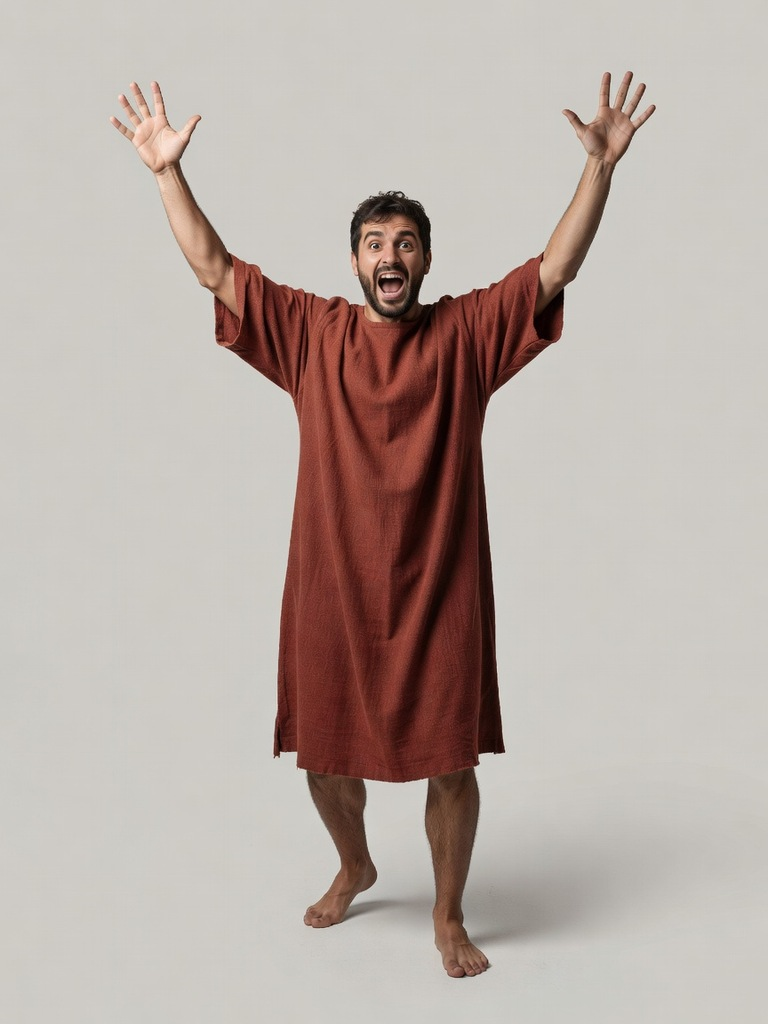
#> input picture games/colosseum/tools/_crowd_src/plebs_m2_cheer.jpg, 768 x 1024 px, given in place of dunsom.webp, which was not available
$ python dunsom_plates.py
#> lines starting #> are read from the running program, lines starting #| are printed output that depends on the picture; after the words box and inside, x2 and y2 are one past the last pixel; in counts of white or black regions, pixels touching at a corner belong together; pictures that were not available may be replaced by others from this repository, and a replacement may not be noted
### games/vale/art/tools/concept_plates.py
#!/usr/bin/env python3
"""ART 2.0: turn a front/back concept sheet (_design/concept/<id>.webp) into PROJECTION PLATES.

    python3 art/tools/concept_plates.py marund [--erode 9]

The two figures (front on the left half, back on the right) are cut from the painted background
(normalised-convolution background estimate, iterated), the white outline halo is eroded off, and
every background pixel takes the colour of the nearest figure pixel (edge padding), so a model edge
that overhangs the painted silhouette by a few pixels still picks up figure colour. Writes
art/.cache/concept/<id>_{front,back}.png (padded RGB), <id>_mask.png and <id>_plates.json:
{ "size": [W, H], "front": {"cx", "ground", "top"}, "back": {...}, "m_per_px" } where `ground` is the
boot-sole row and `top` the crown row of each figure. Needs numpy, Pillow, scipy (the repo venv).
"""
from __future__ import annotations

import argparse
import json
from pathlib import Path

import numpy as np
from PIL import Image
from scipy import ndimage as nd

HERE = Path(__file__).resolve().parent
ART = HERE.parent
GAME = ART.parent


def figure_mask(im: np.ndarray, thresh: float = 22.0, iters: int = 4) -> np.ndarray:
    H, W, _ = im.shape
    border = np.concatenate([im[:, :40], im[:, -40:]], axis=1).mean(axis=1)
    bg = np.repeat(border[:, None, :], W, axis=1)
    M = np.linalg.norm(im - bg, axis=2) > 26
    M = nd.binary_dilation(M, iterations=25)
    for it in range(iters):
        w = (~M).astype(np.float32)
        num = np.stack([nd.gaussian_filter(im[..., c] * w, 50) for c in range(3)], -1)
        den = nd.gaussian_filter(w, 50)[..., None] + 1e-6
        d = np.linalg.norm(im - num / den, axis=2)
        M = nd.binary_fill_holes(nd.binary_opening(d > thresh, iterations=2))
        lbl, n = nd.label(M)
        sizes = nd.sum(M, lbl, range(1, n + 1))
        M = np.isin(lbl, np.argsort(sizes)[::-1][:2] + 1)
        if it < iters - 1:
            M = nd.binary_dilation(M, iterations=12)
    return M


# [89 lines left out: function main, not called in this run]


# [2 lines that do not run on import are left out]

### games/vale/art/blender/proto/dunsom_plates.py
#!/usr/bin/env python3
"""Dunsom's projection plates: art/tools/concept_plates.py with the fixes this sheet needs.

    ~/Developer/forgeflow-games/.venv/bin/python3 art/blender/proto/dunsom_plates.py

The shared cut (cp.figure_mask) is reused; the plate frame and the clean-up are Dunsom's own. Fixes over the
shared script (common/ and art/tools/ untouched: this wraps them):
  1. THE PALE GAP BETWEEN THE COAT AND THE CROOK. The crook, the right fist and the floor shadow wall in the
     backdrop between the coat's right side and the shaft (front: x 330-460 px, rows 640-1390; back: the same
     on the right), and the shared hole fill keeps it as figure. Those pixels are the flat backdrop: big
     connected areas within BG_DIST (RGB) of the row's border colour, low saturation. They leave the figure,
     with the soft paint edge round them; small specks of the same grey (catch-lights) stay. The gaps inside
     the hook's curl and between the lantern and the shaft go the same way.
  2. THE FRAME. The shared `top` is the crook's tip and `cx` the mean of the lower fifth (the crook's foot
     pulls it 13 cm off the body). Here `top` is the HAT CROWN (the brief's art.height reference, 2.05 m:
     PROJECTION height = 2.05) and `cx` the hat's centre column (the felt disc is symmetric and the clearest
     axis on both figures; it agrees with the mid-point between the boots within 4 px).
  3. THE FLOOR SHADOW. The shared trim keeps only dark boot pixels in the lowest 90 rows, which also eats the
     pale crook foot. Here the trim band only drops NEUTRAL (unsaturated) pale pixels: the shadow and the
     backdrop are neutral grey, the crook's wood is warm.
Writes art/.cache/concept/dunsom_{front,back}.png (edge-padded RGB), dunsom_mask.png, dunsom_plates.json and a
debug overlay art/renders/fighters/dunsom/_fit/plates_mask.png (cut in colour, removed backdrop in red).
"""
from __future__ import annotations

import json
import sys
from pathlib import Path

import numpy as np
from PIL import Image
from scipy import ndimage as nd

HERE = Path(__file__).resolve().parent
ART = HERE.parent.parent
GAME = ART.parent
sys.path.insert(0, str(ART / "tools"))
import concept_plates as cp  # noqa: E402

ID = "dunsom"
HEIGHT = 2.05             # the hat crown (content art.height reference)
ERODE = 9
BG_DIST = 16.0            # RGB distance to the row's border colour that counts as backdrop
BG_SAT = 0.10             # ... and its saturation ceiling (the coat is lavender at ~0.10-0.16, the backdrop ~0.03)
MIN_AREA = 900            # px: smaller backdrop-grey islands are paint (catch-lights), not gaps
SHADOW_ROWS = 80          # the floor-shadow trim band above the sole row
NEUTRAL = 0.12            # saturation below which a pale pixel near the floor is shadow or backdrop (the crook
                          # foot is warm brown at 0.33+, the backdrop and its cast shadow 0.03-0.08)


def sat_of(im: np.ndarray) -> np.ndarray:
    mx, mn = im.max(axis=2), im.min(axis=2)
    return (mx - mn) / np.maximum(mx, 1)


def figure_mask(im: np.ndarray) -> tuple[np.ndarray, np.ndarray]:
    M = cp.figure_mask(im)
    border = np.concatenate([im[:, :40], im[:, -40:]], axis=1).mean(axis=1)
    d = np.linalg.norm(im - border[:, None, :], axis=2)
    bg = nd.binary_opening((d < BG_DIST) & (sat_of(im) < BG_SAT) & M, iterations=1)
    lbl, n = nd.label(bg)
    removed = np.zeros_like(M)
    if n:
        sizes = nd.sum(bg, lbl, range(1, n + 1))
        big = np.isin(lbl, np.nonzero(sizes >= MIN_AREA)[0] + 1)
        removed = nd.binary_dilation(big, iterations=3) & M
        M = M & ~removed
    M = nd.binary_opening(M, iterations=1)
    lbl, n = nd.label(M)
    sizes = nd.sum(M, lbl, range(1, n + 1))
    # the two figures plus their crooks (the crook can come off as its own component where the fist is thin)
    keep = np.argsort(sizes)[::-1][:4] + 1
    keep = [k for k in keep if sizes[k - 1] > 4000]
    return np.isin(lbl, keep), removed


def frame(M: np.ndarray, lum: np.ndarray, x0: int, x1: int) -> dict:
    m = M[:, x0:x1]
    dark = (lum[:, x0:x1] < 60) & m
    ground = int(np.where(dark.sum(1) > 30)[0][-1])
    # the hat: the widest row of the figure in the upper fifth (the rim), its centre = cx; its crown = the
    # first row of that column band (+-60 px round cx) that is figure
    H = m.shape[0]
    best, rim_row = 0, 0
    for r in range(80, int(H * 0.22)):
        lbl, n = nd.label(m[r])
        if not n:
            continue
        sizes = nd.sum(m[r], lbl, range(1, n + 1))
        j = int(np.argmax(sizes))
        if sizes[j] > best:
            best, rim_row = sizes[j], r
            cols = np.nonzero(lbl == j + 1)[0]
            span = (cols[0], cols[-1])
    cx = x0 + (span[0] + span[1]) / 2.0
    band = m[:, int(cx - x0 - 60):int(cx - x0 + 60)]
    top = int(np.nonzero(band.sum(1) > 20)[0][0])
    return {"cx": float(cx), "ground": ground, "top": top, "rim_row": int(rim_row),
            "rim_px": [int(x0 + span[0]), int(x0 + span[1])]}


def main() -> None:
    src = GAME / "_design" / "concept" / f"{ID}.webp"
    out = ART / ".cache" / "concept"
    out.mkdir(parents=True, exist_ok=True)
    im = np.asarray(Image.open(src).convert("RGB")).astype(np.float32)
    H, W, _ = im.shape
    M, removed = figure_mask(im)
#> in figure_mask, `border = np.concatenate([im[:, :40], im[:, -40:]], axis=1).mean(axis=1)`: border = 1024 rows, first 8: [206.2, 203.2, 197.2], [206.2, 203.2, 197.3], [206.3, 203.3, 197.3], [206.3, 203.3, 197.3], [206.2, 203.2, 197.2], [206.1, 203.1, 197.2], [206.1, 203.1, 197.4], [206.1, 203.1, 197.4]
#> the loop in figure_mask, `for it in range(iters):` made 4 passes
#> sizes on passes 1 to 4: [176692], [175740], [175410], [175301]
#> after the loop in figure_mask, `for it in range(iters):`:
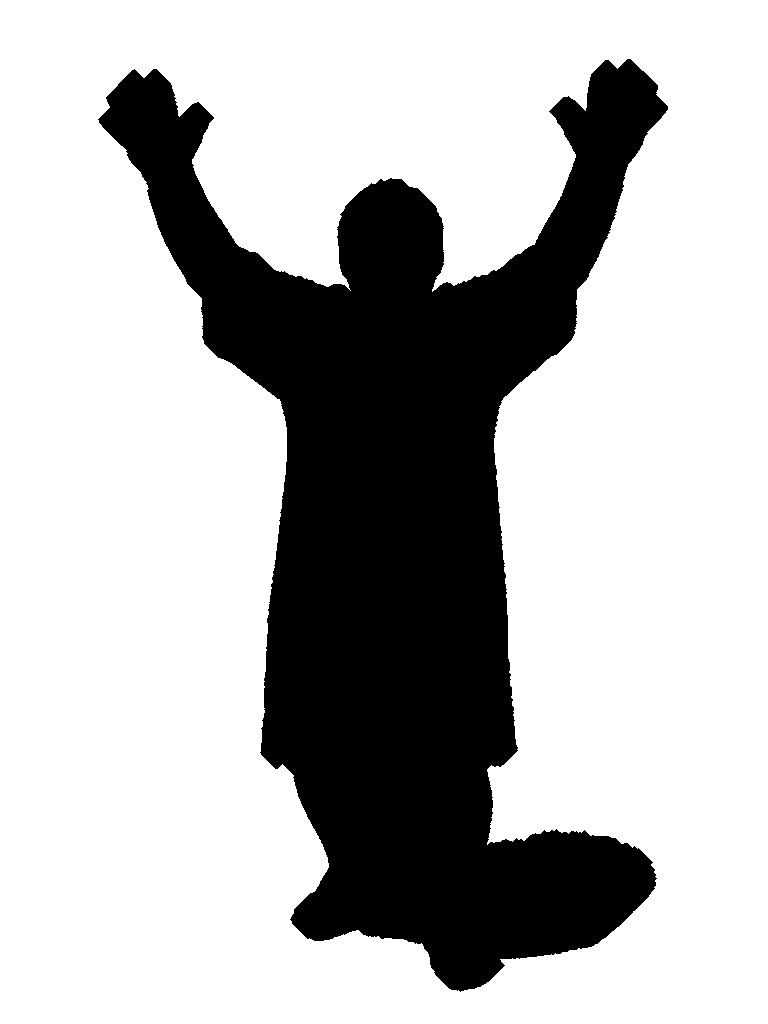
#> w: shape (1024, 768) float32; values 0 (black) and 1 (white), 72.5% white; 1 black region, box (x1, y1, x2, y2) and area: (98, 59, 668, 992) 216281
#> in figure_mask, `lbl, n = nd.label(bg)`: n = 3
#> in figure_mask, `sizes = nd.sum(bg, lbl, range(1, n + 1))`: sizes = [5190, 13, 5]
#> in figure_mask, `lbl, n = nd.label(M)`: n = 1
#> in figure_mask, `sizes = nd.sum(M, lbl, range(1, n + 1))`: sizes = [169206]
#> in figure_mask, `keep = np.argsort(sizes)[::-1][:4] + 1`: keep = [1]
    lum = im.mean(axis=2)
    neutral = sat_of(im) < NEUTRAL
#> neutral: shape (1024, 768) bool; 80.8% white; 2 black regions (1 under 20 px), largest, box (x1, y1, x2, y2) and area: (110, 71, 656, 978) 150654
    meta = {"size": [W, H], "id": ID}
    halves = (("front", (0, W // 2)), ("back", (W // 2, W)))
    for side, (x0, x1) in halves:
        meta[side] = frame(M, lum, x0, x1)
#> this loop made 2 passes
#> (ground in frame, top in frame) on passes 1 to 2: (789, 94), (802, 83)
#> pass 1, in frame, `dark = (lum[:, x0:x1] < 60) & m`:
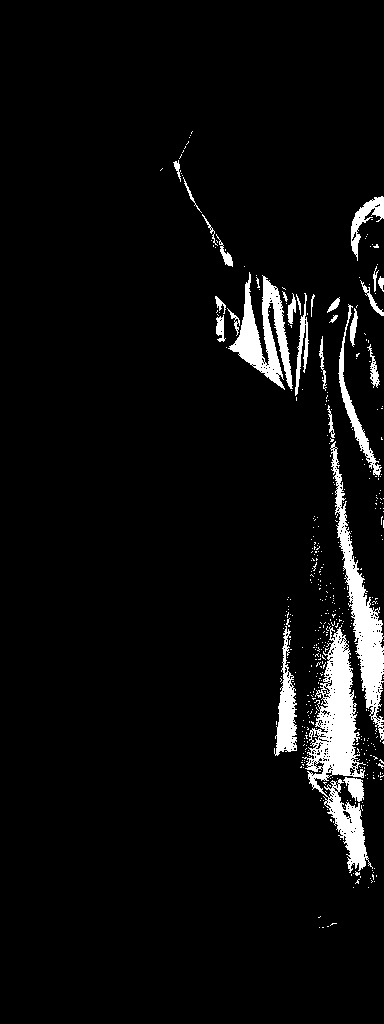
#> dark: shape (1024, 384) bool; 5.1% white; 449 white regions (420 under 20 px), largest, box (x1, y1, x2, y2) and area: (302, 625, 373, 873) 6199, (330, 441, 384, 742) 3954, (228, 272, 293, 390) 3054
#> pass 1, in frame, `band = m[:, int(cx - x0 - 60):int(cx - x0 + 60)]`:
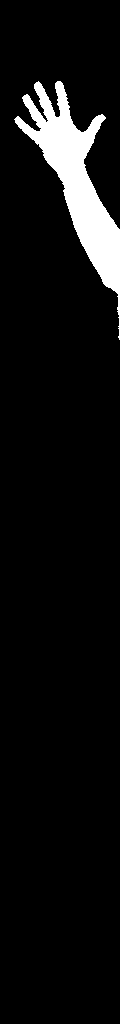
#> band: shape (1024, 120) bool; 6.2% white; 1 white region, box (x1, y1, x2, y2) and area: (14, 81, 120, 340) 7621
#> after the loop, meta = 4 items
    keep = nd.binary_erosion(M, iterations=ERODE)
#> keep: shape (1024, 768) bool; 17.3% white; 1 white region, box (x1, y1, x2, y2) and area: (138, 112, 635, 971) 135791
    # the crook is only ~28 px wide: erode it less (it would lose half its width); the crook columns are the
    # figure pixels outside the hat-rim span below the rim (and the hook above it)
    thin = nd.binary_erosion(M, iterations=4)
#> thin: shape (1024, 768) bool; 19.5% white; 3 white regions (2 under 20 px), largest, box (x1, y1, x2, y2) and area: (115, 75, 652, 976) 153314
    for side, (x0, x1) in halves:
        g = meta[side]["ground"]
        t = meta[side]["top"]
        lo, hi = meta[side]["rim_px"]
        crook_cols = np.zeros_like(M)
        cxi = int(meta[side]["cx"])
        rr = meta[side]["rim_row"] + 30
        if side == "front":
            crook_cols[:rr, x0:lo - 40] = True
            crook_cols[rr:, x0:cxi - 200] = True
        else:
            crook_cols[:rr, hi + 40:x1] = True
            crook_cols[rr:, cxi + 200:x1] = True
        keep |= thin & crook_cols
        keep[g + 1:, x0:x1] = False
        b0 = g - SHADOW_ROWS
        band = slice(b0, g + 1)
        # near the soles: the dark boots, opened/closed on a taller strip so the band's top row leaves no seam
        # across the boots (closed over their lit toe caps); the crook's foot = its columns just above the band
        # carried down (+-3 px); the warm-grey floor shadow round the boots and the crook goes
        sub = lum[b0 - 16:g + 1, x0:x1] < 105
        sub = nd.binary_closing(nd.binary_opening(sub, iterations=2), iterations=8)[16:]
        foot = np.zeros_like(sub)
        above = M[b0 - 30:b0 - 4, x0:x1] & crook_cols[b0 - 30:b0 - 4, x0:x1]
        cols = np.nonzero(above.any(0))[0]
        if len(cols):
            foot[:, max(0, cols[0] - 3):cols[-1] + 4] = True
        top_rows = (np.arange(b0, g + 1)[:, None] < b0 + 6) & keep[band, x0:x1]
        keep[band, x0:x1] &= sub | foot | top_rows
        legs = slice(g - int(0.19 * (g - t)), g + 1)
        keep[legs, x0:x1] &= ~((lum[legs, x0:x1] > 175) & neutral[legs, x0:x1])
        keep[:, x0:x1] = nd.binary_opening(keep[:, x0:x1], iterations=1)
#> this loop made 2 passes
#> (g, t, lo, hi, cxi, rr, b0) on passes 1 to 2: (789, 94, 120, 192, 156, 162, 709), (802, 83, 571, 642, 606, 154, 722)
#> pass 1, in main, `keep |= thin & crook_cols`:
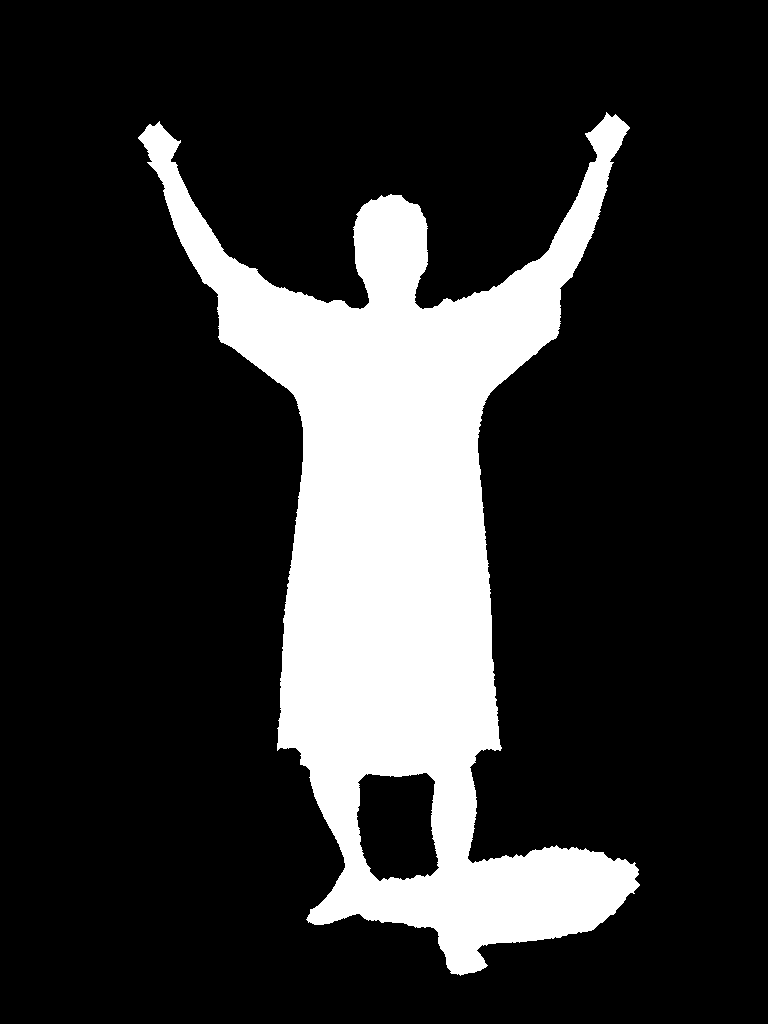
#> keep: shape (1024, 768) bool; 19.3% white; 1 white region, box (x1, y1, x2, y2) and area: (138, 112, 640, 976) 151513
#> after the loop:
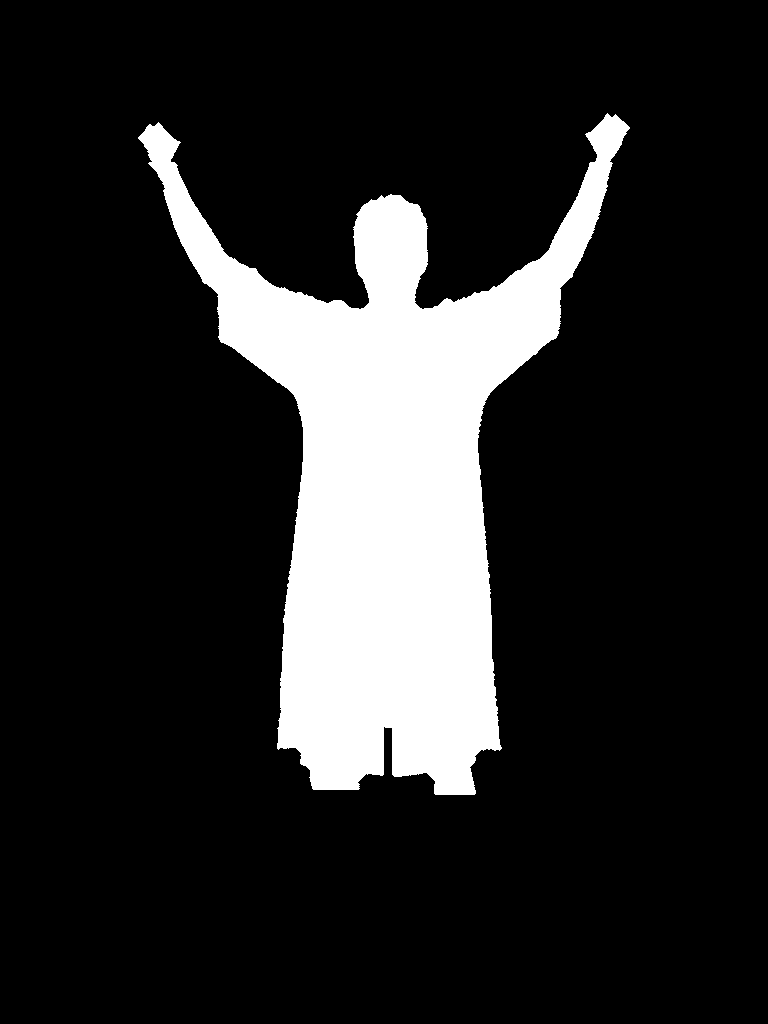
#> keep: shape (1024, 768) bool; 15.7% white; 1 white region, box (x1, y1, x2, y2) and area: (138, 113, 630, 795) 123769
    _, (iy, ix) = nd.distance_transform_edt(~keep, return_indices=True)
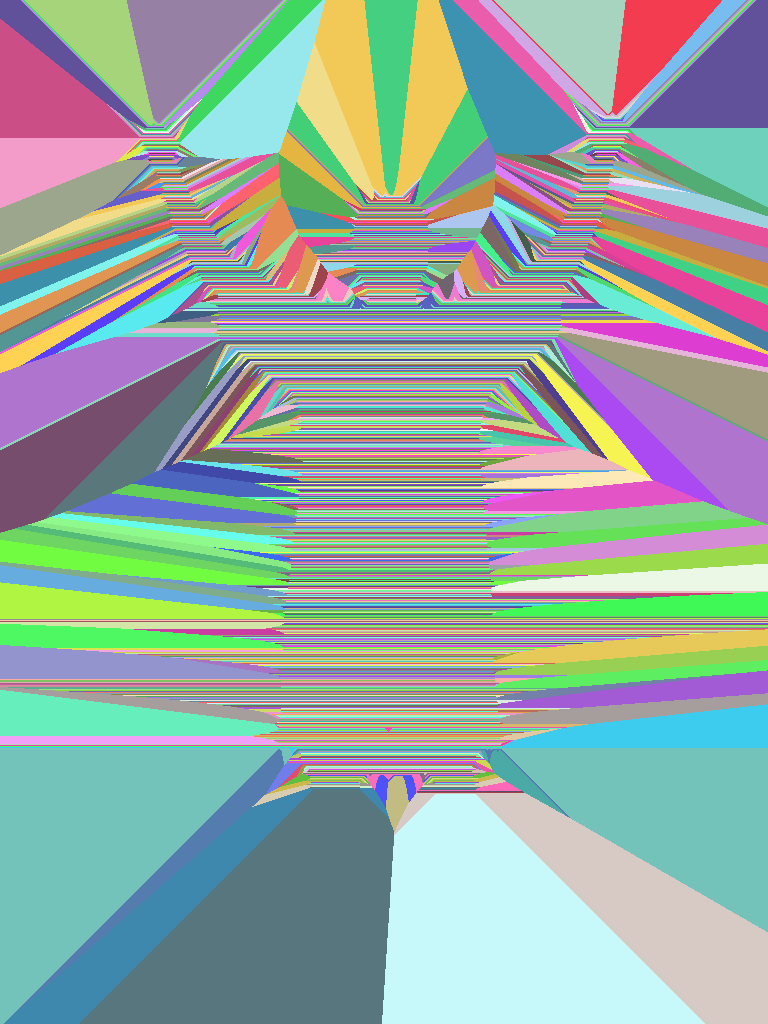
#> iy: shape (1024, 768) int32; 682 distinct labels, from 113 to 794; one colour per label, 0 black
    padded = im[iy, ix]
    soft = np.stack([nd.gaussian_filter(padded[..., c], 5) for c in range(3)], -1)
    padded = np.where(keep[..., None], im, soft)
    for side, _ in halves:
        Image.fromarray(padded.clip(0, 255).astype(np.uint8)).save(out / f"{ID}_{side}.png")
    Image.fromarray((keep * 255).astype(np.uint8)).save(out / f"{ID}_mask.png")
    meta["m_per_px"] = HEIGHT / (meta["front"]["ground"] - meta["front"]["top"])
    meta["height"] = HEIGHT
    (out / f"{ID}_plates.json").write_text(json.dumps(meta, indent=2))
    # debug overlay
    dbg = ART / "renders" / "fighters" / ID / "_fit"
    dbg.mkdir(parents=True, exist_ok=True)
    ov = im * 0.35 + 255 * 0.65 * 0.25
    ov[keep] = im[keep]
    ov[removed] = ov[removed] * 0.4 + np.array([255, 40, 40]) * 0.6
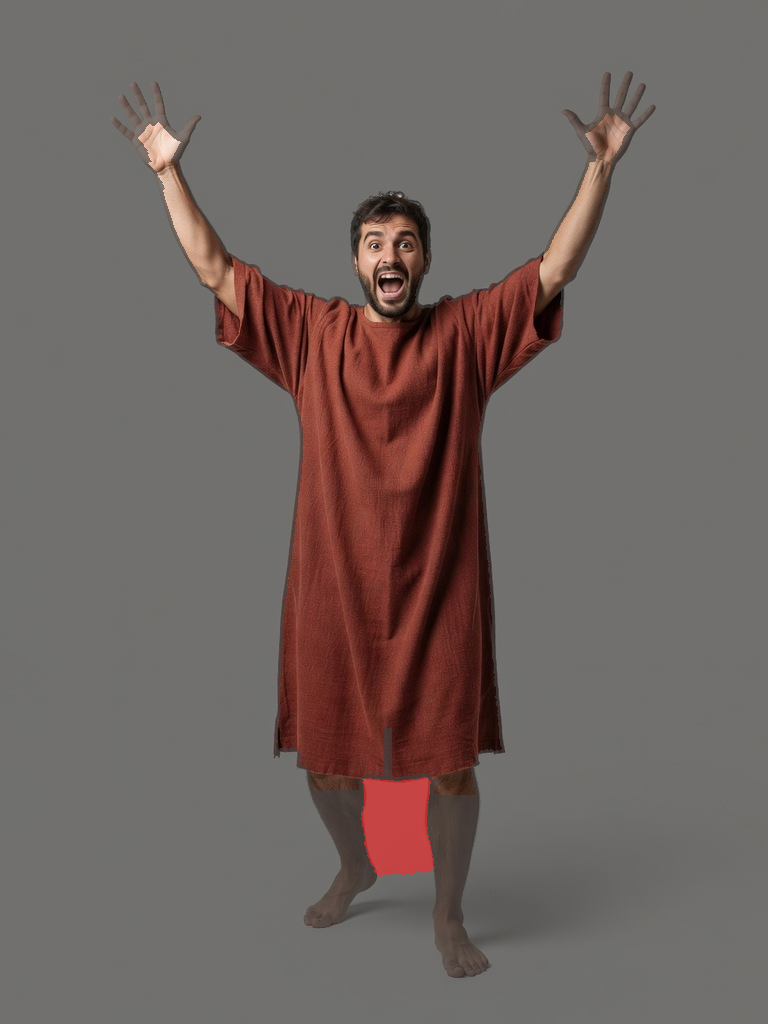
#> ov: shape (1024, 768, 3) float32; mean R, G, B 111, 100.7, 98.3
    Image.fromarray(ov.clip(0, 255).astype(np.uint8)).resize((W // 2, H // 2), Image.LANCZOS).save(dbg / "plates_mask.png")
    print(json.dumps(meta))
#> (printed output is left out)


if __name__ == "__main__":
    main()
